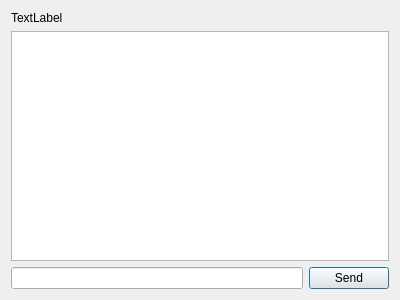
<?xml version="1.0" encoding="UTF-8"?>
<ui version="4.0">
 <class>ChatForm</class>
 <widget class="QDialog" name="ChatForm">
  <property name="geometry">
   <rect>
    <x>0</x>
    <y>0</y>
    <width>400</width>
    <height>300</height>
   </rect>
  </property>
  <property name="windowTitle">
   <string>Dialog</string>
  </property>
  <layout class="QVBoxLayout" name="verticalLayout">
   <item>
    <widget class="QLabel" name="currentContactLabel">
     <property name="text">
      <string>TextLabel</string>
     </property>
    </widget>
   </item>
   <item>
    <widget class="QTextEdit" name="MessagesEdit">
     <property name="readOnly">
      <bool>true</bool>
     </property>
    </widget>
   </item>
   <item>
    <layout class="QHBoxLayout" name="horizontalLayout">
     <item>
      <widget class="QLineEdit" name="messageLineEdit"/>
     </item>
     <item>
      <widget class="QPushButton" name="sendBtn">
       <property name="text">
        <string>Send</string>
       </property>
      </widget>
     </item>
    </layout>
   </item>
  </layout>
 </widget>
 <resources/>
 <connections/>
</ui>
